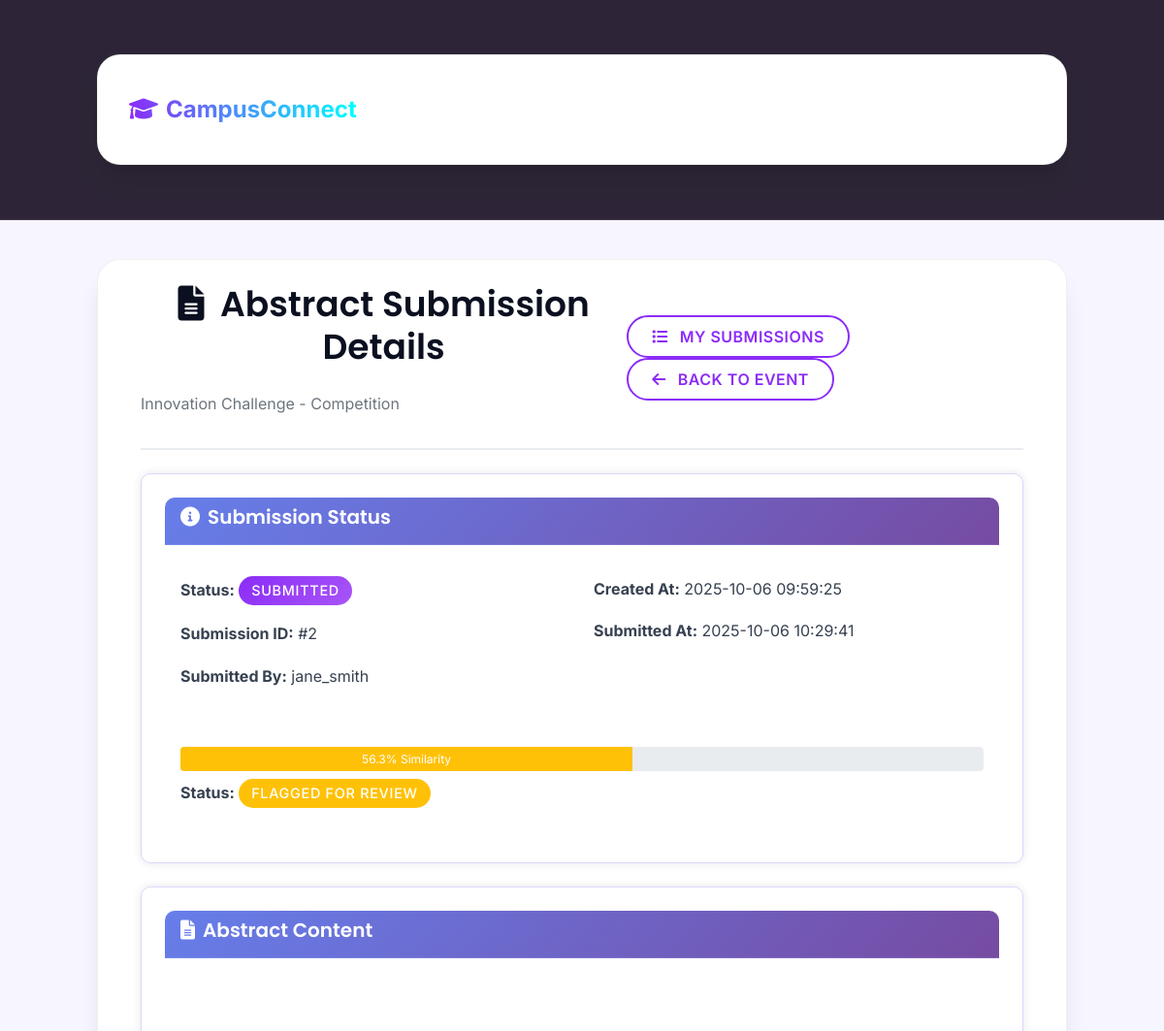
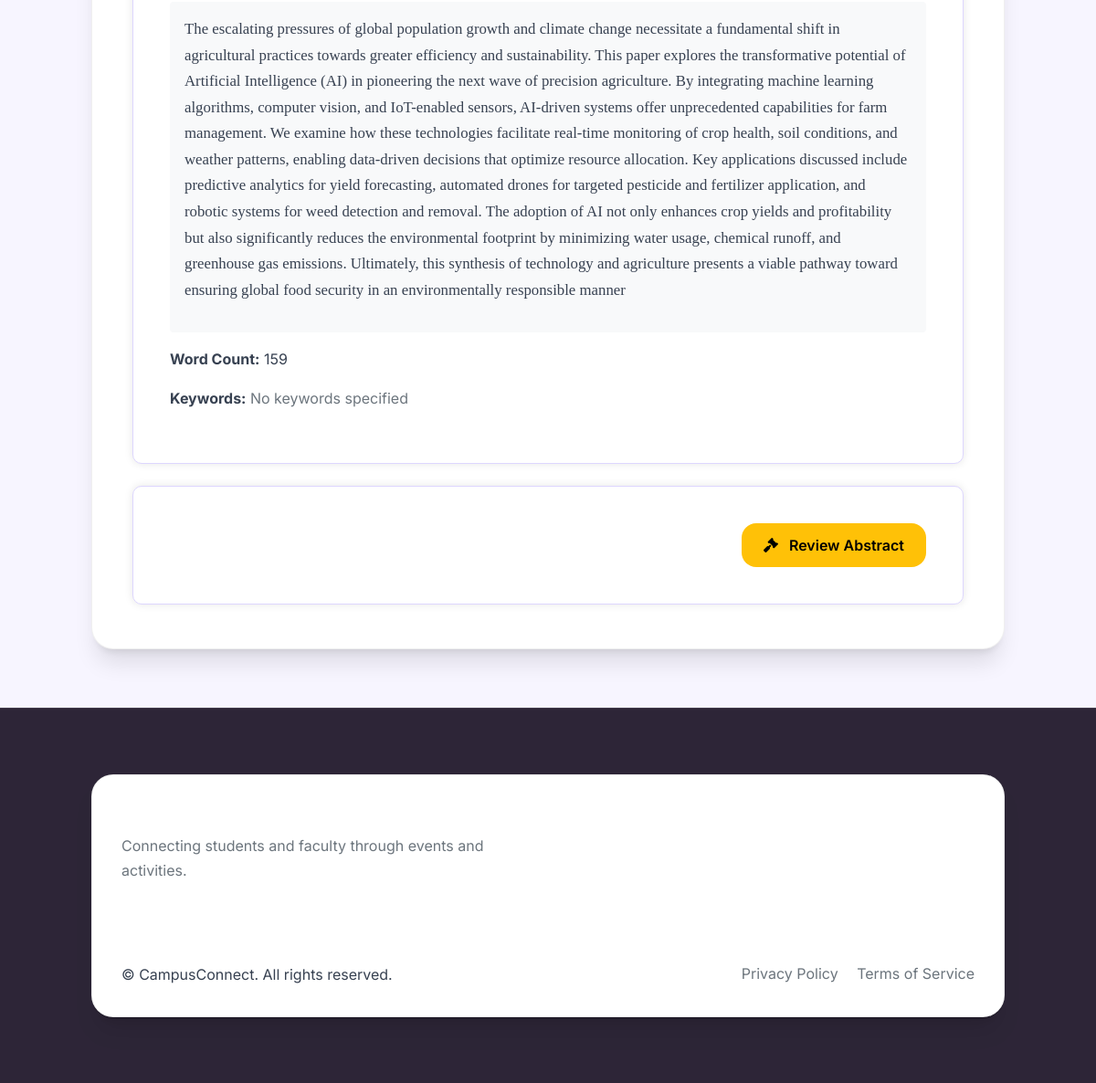
The app's page /abstracts/view/2 (signed in) with its own data (2 pictures, top to bottom).
### tables this page shows
CREATE TABLE events (
            id INTEGER PRIMARY KEY AUTOINCREMENT,
            title TEXT NOT NULL,
            description TEXT NOT NULL,
            event_type TEXT NOT NULL CHECK(event_type IN ('hackathon', 'competition', 'workshop', 'seminar', 'project', 'other')),
            event_code TEXT UNIQUE NOT NULL,
            manager_id INTEGER NOT NULL,
            start_date TIMESTAMP NOT NULL,
            end_date TIMESTAMP NOT NULL,
            registration_deadline TIMESTAMP NOT NULL,
            venue TEXT,
            max_participants INTEGER,
            max_team_size INTEGER DEFAULT 5,
            min_team_size INTEGER DEFAULT 1,
            is_team_event BOOLEAN DEFAULT 1,
            status TEXT DEFAULT 'upcoming' CHECK(status IN ('draft', 'upcoming', 'ongoing', 'completed', 'cancelled')),
            banner_image TEXT,
            resources_link TEXT,
            prize_pool TEXT,
            created_at TIMESTAMP DEFAULT CURRENT_TIMESTAMP,
            updated_at TIMESTAMP DEFAULT CURRENT_TIMESTAMP, requires_abstract BOOLEAN DEFAULT 0, location TEXT, created_by INTEGER, team_size INTEGER DEFAULT 1, requires_approval BOOLEAN DEFAULT 1, category TEXT, image_url TEXT, external_link TEXT, is_active BOOLEAN DEFAULT 1, abstract_required BOOLEAN DEFAULT 0, abstract_deadline TIMESTAMP, max_abstract_length INTEGER DEFAULT 500, join_policy TEXT NOT NULL DEFAULT 'open',
            FOREIGN KEY (manager_id) REFERENCES users(id) ON DELETE CASCADE
        );

CREATE TABLE abstract_submissions (
                id INTEGER PRIMARY KEY AUTOINCREMENT,
                event_id INTEGER NOT NULL,
                team_id INTEGER,
                user_id INTEGER NOT NULL,
                title TEXT NOT NULL,
                abstract_text TEXT NOT NULL,
                file_path TEXT,
                file_name TEXT,
                file_size INTEGER,
                word_count INTEGER,
                status TEXT DEFAULT 'draft' CHECK(status IN ('draft', 'submitted', 'under_review', 'approved', 'rejected', 'revision_required')),
                plagiarism_score REAL DEFAULT 0.0,
                plagiarism_status TEXT DEFAULT 'pending' CHECK(plagiarism_status IN ('pending', 'checking', 'clean', 'flagged')),
                submitted_at TIMESTAMP,
                reviewed_by INTEGER,
                reviewed_at TIMESTAMP,
                feedback TEXT,
                revision_notes TEXT,
                version INTEGER DEFAULT 1,
                is_latest_version BOOLEAN DEFAULT 1,
                created_at TIMESTAMP DEFAULT CURRENT_TIMESTAMP,
                updated_at TIMESTAMP DEFAULT CURRENT_TIMESTAMP,
                FOREIGN KEY (event_id) REFERENCES events(id) ON DELETE CASCADE,
                FOREIGN KEY (team_id) REFERENCES teams(id) ON DELETE CASCADE,
                FOREIGN KEY (user_id) REFERENCES users(id) ON DELETE CASCADE,
                FOREIGN KEY (reviewed_by) REFERENCES users(id) ON DELETE SET NULL
            );

CREATE TABLE users (
            id INTEGER PRIMARY KEY AUTOINCREMENT,
            username TEXT NOT NULL UNIQUE,
            email TEXT NOT NULL UNIQUE,
            password TEXT NOT NULL,
            full_name TEXT NOT NULL,
            role TEXT NOT NULL CHECK(role IN ('student', 'event_manager', 'admin')),
            is_verified BOOLEAN DEFAULT 0,
            otp TEXT,
            profile_picture TEXT,
            bio TEXT,
            department TEXT,
            year INTEGER,
            last_login TIMESTAMP,
            created_at TIMESTAMP DEFAULT CURRENT_TIMESTAMP,
            updated_at TIMESTAMP DEFAULT CURRENT_TIMESTAMP
        );

### blueprints/abstracts.py (the view)
@abstracts_bp.route('/view/<int:submission_id>')
@login_required
def view_submission(submission_id):
    conn = get_db_connection()
    submission = conn.execute("""
        SELECT a.*, e.title as event_title, e.event_type, t.name as team_name,
               u.username as submitted_by, r.username as reviewed_by_name
        FROM abstract_submissions a
        JOIN events e ON a.event_id = e.id
        JOIN users u ON a.user_id = u.id
        LEFT JOIN teams t ON a.team_id = t.id
        LEFT JOIN users r ON a.reviewed_by = r.id
        WHERE a.id = ?
    """, (submission_id,)).fetchone()
    if not submission:
        flash('Submission not found.', 'danger')
        conn.close()
        return redirect(url_for('events.browse_events'))
    can_view = (current_user.id == submission['user_id'] or
                current_user.role == 'event_manager' or
                current_user.role == 'admin')
    if not can_view:
        flash('Access denied.', 'danger')
        conn.close()
        return redirect(url_for('events.browse_events'))
    history = conn.execute("""
        SELECT * FROM abstract_submission_history
        WHERE submission_id = ?
        ORDER BY version DESC
    """, (submission_id,)).fetchall()
    conn.close()
    return render_template('view_abstract_submission.html', submission=submission, history=history, user=current_user)

### app.py (called while the page is built)
@login_manager.user_loader
def load_user(user_id):
    return User.get(user_id)

### models.py (called while the page is built)
def get_db_connection():
    try:
        conn = sqlite3.connect('database.db')
        conn.row_factory = sqlite3.Row
        conn.execute("PRAGMA foreign_keys = ON")
        return conn
    except sqlite3.Error as e:
        print(f"Database connection error: {e}")
        raise

    @property
    def is_authenticated(self):
        return True

    @staticmethod
    def get(user_id):
        conn = get_db_connection()
        user = conn.execute("SELECT * FROM users WHERE id = ?", (user_id,)).fetchone()
        conn.close()
        if not user:
            return None
        return User(
            id=user['id'],
            username=user['username'],
            email=user['email'],
            password=user['password'],
            role=user['role'],
            is_verified=user['is_verified'],
            otp=user['otp'],
            last_login=user['last_login'] if 'last_login' in user.keys() else None,
            profile_picture=user['profile_picture'] if 'profile_picture' in user.keys() else None,
            full_name=user['full_name'] if 'full_name' in user.keys() else None
        )

### templates/view_abstract_submission.html (shortened to what this page needs)
{% extends "base.html" %}
{% block content %}
<div class="container-fluid">
    <div class="row">
        <div class="col-12">
            <div class="header-section mb-4">
                <div class="d-flex justify-content-between align-items-center">
                    <div>
                        <h1 class="dashboard-title">
                            <i class="fas fa-file-alt me-2"></i>
                            Abstract Submission Details
                        </h1>
                        <p class="text-muted">{{ submission.event_title }} - {{ submission.event_type|title }}</p>
                    </div>
                    <div>
                        <a href="{{ url_for('abstracts.my_submissions') }}" class="btn btn-outline-primary me-2">
                            <i class="fas fa-list me-1"></i>My Submissions
                        </a>
                        <a href="{{ url_for('events.event_details', event_id=submission.event_id) }}" class="btn btn-outline-primary">
                            <i class="fas fa-arrow-left me-1"></i>Back to Event
                        </a>
                    </div>
                </div>
            </div>
            <div class="card mb-4">
                <div class="card-header">
                    <h5 class="mb-0"><i class="fas fa-info-circle me-2"></i>Submission Status</h5>
                </div>
                <div class="card-body">
                    <div class="row">
                        <div class="col-md-6">
                            <p><strong>Status:</strong>
                                {% if submission.status == 'draft' %}
                                    <span class="badge bg-secondary">{{ submission.status|title }}</span>
                                {% elif submission.status == 'submitted' %}
                                    <span class="badge bg-primary">{{ submission.status|title }}</span>
                                {% elif submission.status == 'plagiarism_check' %}
                                    <span class="badge bg-warning">Plagiarism Check</span>
                                {% elif submission.status == 'pending_review' %}
                                    <span class="badge bg-info">Pending Review</span>
                                {% elif submission.status == 'revision_required' %}
                                    <span class="badge bg-warning">Revision Required</span>
                                {% elif submission.status == 'approved' or submission.status == 'auto_approved' %}
                                    <span class="badge bg-success">{{ submission.status|replace('_', ' ')|title }}</span>
                                {% elif submission.status == 'rejected' %}
                                    <span class="badge bg-danger">{{ submission.status|title }}</span>
                                {% else %}
                                    <span class="badge bg-secondary">{{ submission.status|title }}</span>
                                {% endif %}
                            </p>
                            <p><strong>Submission ID:</strong> #{{ submission.id }}</p>
                            <p><strong>Submitted By:</strong> {{ submission.submitted_by }}</p>
                        </div>
                        <div class="col-md-6">
                            <p><strong>Created At:</strong> {{ submission.created_at }}</p>
                            {% if submission.submitted_at %}
                            <p><strong>Submitted At:</strong> {{ submission.submitted_at }}</p>
                            {% endif %}
                        </div>
                    </div>
                    {% if submission.plagiarism_score is not none %}
                    {% set plagiarism_percent = (submission.plagiarism_score * 100)|round(1) %}
                    <div class="mt-3">
                        <h6>Plagiarism Check Results:</h6>
                        <div class="progress" style="height: 25px;">
                            {% if plagiarism_percent < 50 %}
                                {% set color = 'success' %}
                            {% elif plagiarism_percent < 80 %}
                                {% set color = 'warning' %}
                            {% else %}
                                {% set color = 'danger' %}
                            {% endif %}
                            <div class="progress-bar bg-{{ color }}" role="progressbar"
                                 style="width: {{ plagiarism_percent }}%"
                                 aria-valuenow="{{ plagiarism_percent }}"
                                 aria-valuemin="0" aria-valuemax="100">
                                {{ plagiarism_percent }}% Similarity
                            </div>
                        </div>
                        <p class="mt-2">
                            <strong>Status:</strong>
                            {% if submission.plagiarism_status == 'clean' %}
                                <span class="badge bg-success">Clean</span>
                            {% elif submission.plagiarism_status == 'flagged' %}
                                <span class="badge bg-warning">Flagged for Review</span>
                            {% elif submission.plagiarism_status == 'suspicious' %}
                                <span class="badge bg-danger">Suspicious</span>
                            {% else %}
                                <span class="badge bg-secondary">{{ submission.plagiarism_status|title }}</span>
                            {% endif %}
                        </p>
                    </div>
                    {% endif %}
                </div>
            </div>
            <div class="card mb-4">
                <div class="card-header">
                    <h5 class="mb-0"><i class="fas fa-file-text me-2"></i>Abstract Content</h5>
                </div>
                <div class="card-body">
                    <h4>{{ submission.title }}</h4>
                    <div class="abstract-text p-3 bg-light rounded mt-3">
                        <p style="white-space: pre-wrap;">{{ submission.abstract_text }}</p>
                    </div>
                    <div class="mt-3">
                        <p><strong>Word Count:</strong> {{ submission.word_count }}</p>
                        <p><strong>Keywords:</strong>
                            {% if submission.keywords %}
                                {% for keyword in submission.keywords.split(',') %}
                                <span class="badge bg-secondary me-1">{{ keyword.strip() }}</span>
                                {% endfor %}
                            {% else %}
                                <span class="text-muted">No keywords specified</span>
                            {% endif %}
                        </p>
                    </div>
                </div>
            </div>
            <div class="card">
                <div class="card-body">
                    <div class="d-flex justify-content-between">
                        <div>
                            {% if current_user.role == 'event_manager' and submission.status in ['submitted', 'pending_review', 'plagiarism_check'] %}
                            <a href="{{ url_for('event_manager.review_abstract', submission_id=submission.id) }}"
                               class="btn btn-warning">
                                <i class="fas fa-gavel me-1"></i>Review Abstract
                            </a>
                            {% endif %}
                        </div>
                    </div>
                </div>
            </div>
        </div>
    </div>
</div>
{% endblock %}

### templates/base.html (style rules this page uses)
:root { --primary-color: #8b2cf7; --secondary-color: #00ffff; --dark-color: #0a0015; --light-color: #f8f9fa; --success-color: #39ff14; --info-color: #00bfff; --warning-color: #ffc107; --danger-color: #ff1493; }
body { font-family: 'Inter', sans-serif; background: linear-gradient(135deg, #0a0015, #240042); color: #fff; min-height: 100vh; position: relative; overflow-x: hidden; }
h1, h2, h3, h4, h5, h6 { font-family: 'Poppins', sans-serif; font-weight: 600; }
.btn-outline-primary { border: 2px solid #8b2cf7; color: #8b2cf7; background: transparent; border-radius: 50px; padding: 0.5rem 1.5rem; font-weight: 600; text-transform: uppercase; letter-spacing: 0.5px; transition: all 0.3s ease; }
.card { background: rgba(255, 255, 255, 0.05); backdrop-filter: blur(10px); border: 1px solid rgba(255, 255, 255, 0.1); border-radius: 15px; transition: all 0.3s ease; margin-bottom: 1.5rem; }
.card-header { background: rgba(0, 0, 0, 0.2); border-bottom: 1px solid rgba(255, 255, 255, 0.1); font-weight: 600; }
.badge { font-weight: 500; padding: 0.4em 0.8em; border-radius: 50px; }
.badge.bg-primary { background: linear-gradient(135deg, #8b2cf7, #a855f7) !important; }

### templates/view_abstract_submission.html (style rules this page uses)
.abstract-text { font-family: 'Georgia', serif; line-height: 1.8; font-size: 1.05rem; }
.header-section { border-bottom: 2px solid #e9ecef; padding-bottom: 1rem; }
.card { border-radius: 10px; box-shadow: 0 0 10px rgba(0,0,0,0.1); }
.card-header { background: linear-gradient(135deg, #667eea 0%, #764ba2 100%); color: white; border-radius: 10px 10px 0 0 !important; }
.badge { padding: 0.5rem 0.8rem; font-size: 0.9rem; }

### records on screen
events: event_title "Innovation Challenge", event_type "Competition"
abstract_submissions: status "SUBMITTED", id "2", created_at "2025-10-06 09:59:25", submitted_at "2025-10-06 10:29:41", abstract_text "The escalating pressures of global population growth and climate change necessitate a fundamental shift in agricultural practices towards greater efficiency and sustainability. This paper explores the transformative potential of Artificial Intelligence (AI) in pioneering the next wave of precision agriculture. By integrating machine learning algorithms, computer vision, and IoT-enabled sensors, AI-driven systems offer unprecedented capabilities for farm management. We examine how these technologies facilitate real-time monitoring of crop health, soil conditions, and weather patterns, enabling data-driven decisions that optimize resource allocation. Key applications discussed include…", word_count "159"
users: submitted_by "jane_smith"

### other values on screen
{{ plagiarism_percent }} "56.3"
